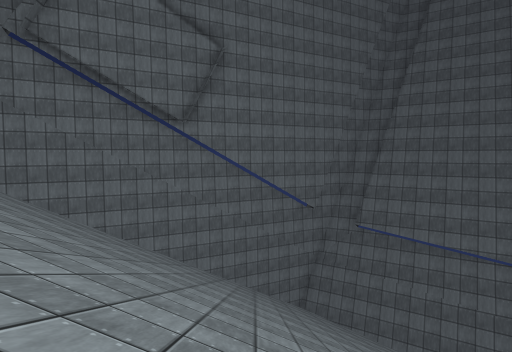
View 1 (above)

15 first-person views from a walk through a scene from a Unity 3-D project. The camera is 1.3 m above the floor, tilts 4° down and sees 80° across. The floor is counted in squares, 2 m on a side. Each view is taken from the middle of a square. On the plan, view 1 faces up. The plan holds only what a view shows up to about 10 squares ahead; the rest is blank. The place goes on beyond the plan. Surface patterns are stand-ins for the level's own textures.

View 2
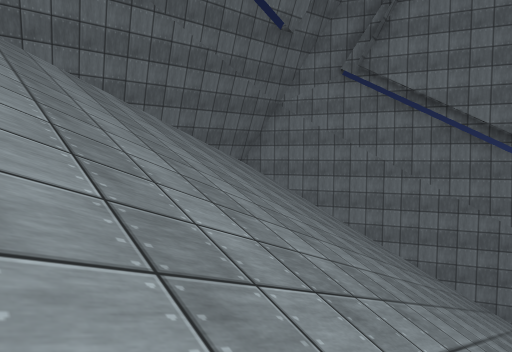

View 3
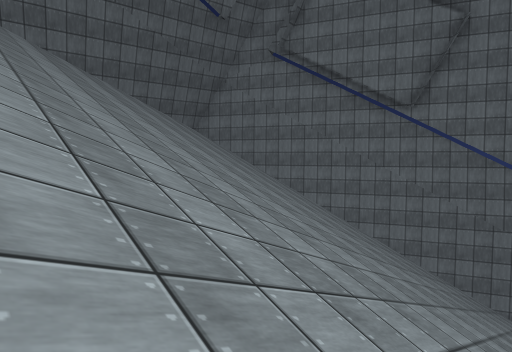

View 4
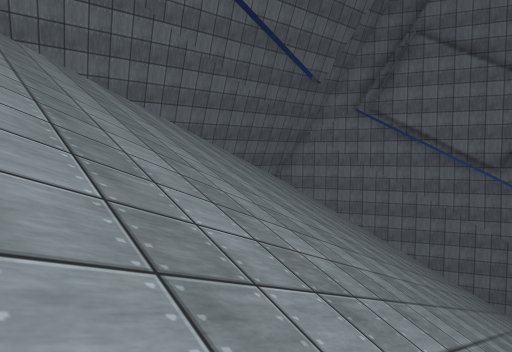

View 5
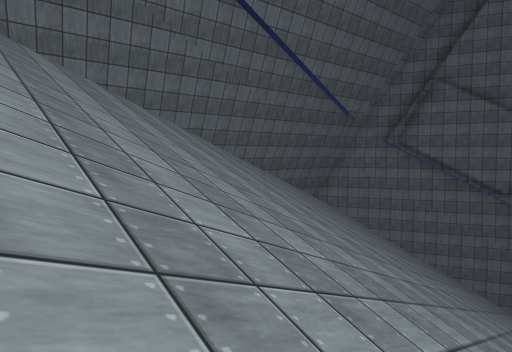

View 6
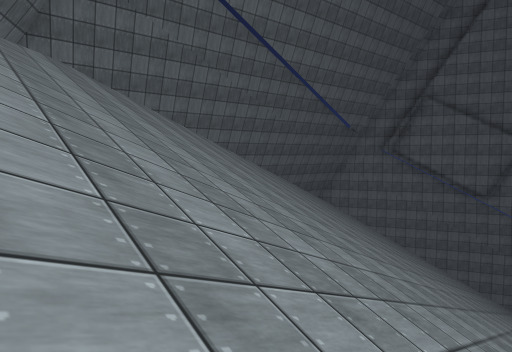

View 7
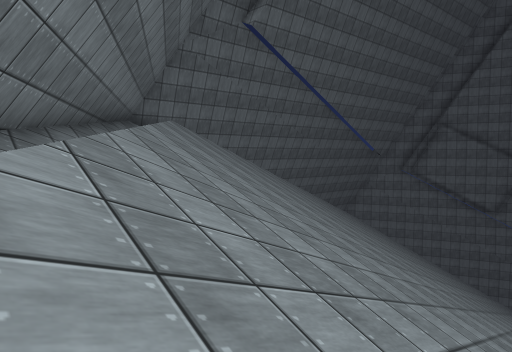

View 8
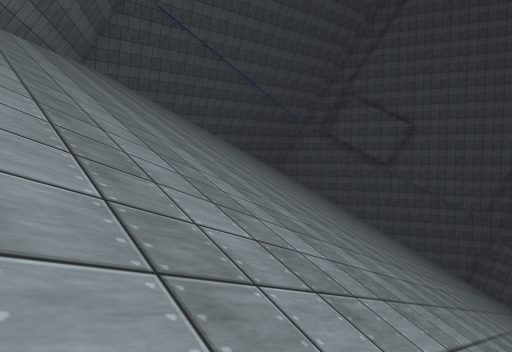

View 9
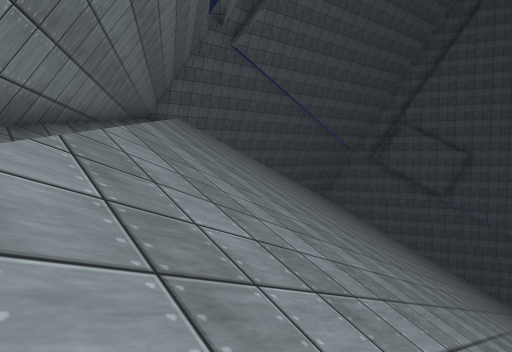

View 10
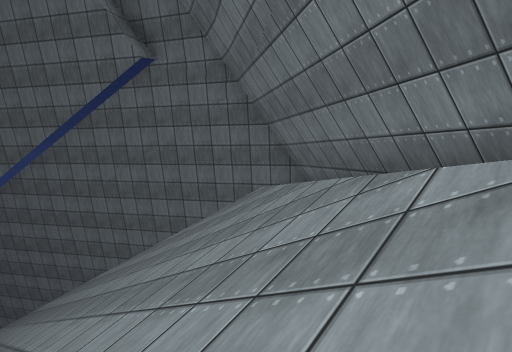

View 11
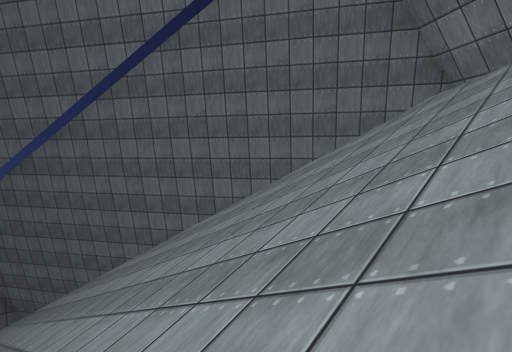

View 12
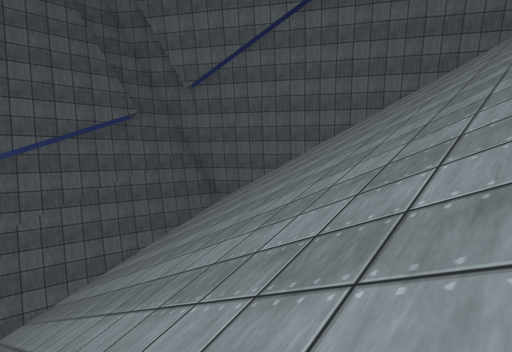

View 13
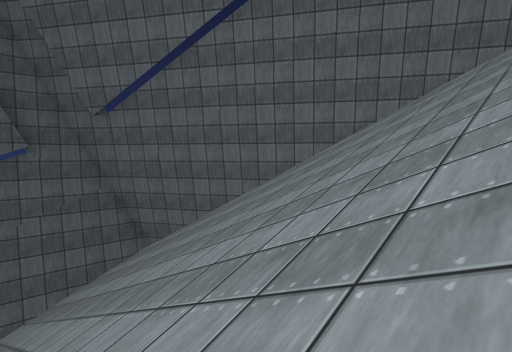

View 14
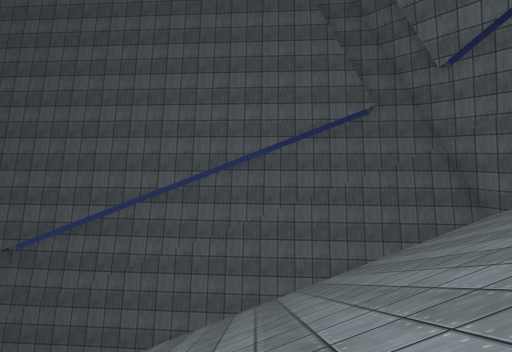

View 15
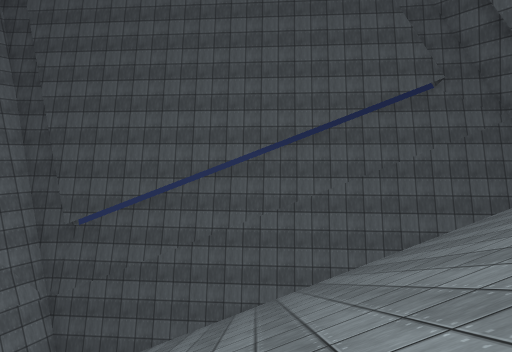

### Floor plan
Key: @ floor where view 1 was taken; # wall or solid block; x gap in a wall; / step, stairs or slope; = window, fence, low wall or low ledge; v drop or lower ground.
Columns run from 10 left of view 1 to 15 right of it. Each row starts with its distance up from view 1.
 12          v#
 11        v x
 10     vv#x //       v
  9   v##x ////////   #
  8      //////////
  7    ///////////
  6 # ///////////          #v
  5 # ///////////          ##v
  4 # //////////            #v
  3 # //////////            #v
  2 # /////////            /#v
  1 # /////////   //     ///#v
  0 # ////////@/ ///    ////#v
 -1 # //////// ////// //////#v
 -2 # ////////////// ///////#v
 -3 # //////////////////////#v
 -4 # ////////////////////// v
 -5 # ////////////////////// v
 -6 # //////////////////////#v
 -7 ###/////////////////////#v
 -8  v## ///////////////////#x
 -9    ###///////////////// #v
-10     v##=///////////// ###
-11      v###////////// ###
-12        v##=//////####
-13         v###// ###v
-14           v#####v
-15            v##v

Where each view was taken, in squares from view 1:
view 1: 0 up, 0 right, facing up
view 2: 0 up, 2 left, facing up-left
view 3: 0 up, 1 right, facing up-left
view 4: 3 down, 1 left, facing up-left
view 5: 6 down, 1 left, facing up-left
view 6: 8 down, 0 right, facing up-left
view 7: 11 down, 0 right, facing up-left
view 8: 11 down, 6 right, facing up-left
view 9: 13 down, 3 right, facing up-left
view 10: 9 down, 2 left, facing down-right
view 11: 8 down, 1 right, facing down-right
view 12: 2 down, 5 right, facing down-right
view 13: 5 down, 5 right, facing down-right
view 14: 3 down, 6 right, facing right
view 15: 1 down, 6 right, facing right
